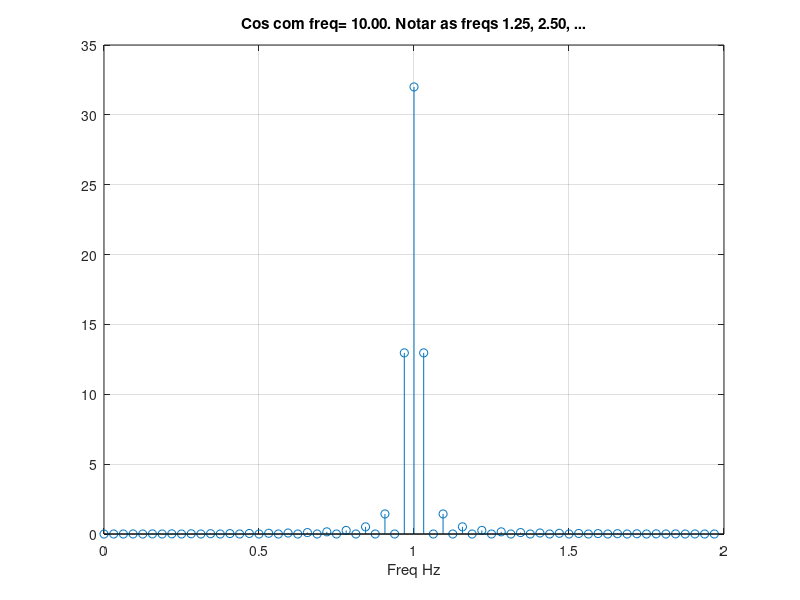

MATLAB code to generate this figure:
clear
close all
clc
%
qNN= 64;
qFs= 20;
n=[0:qNN-1];
bFreq= 0:0.05:(qFs/2);

ktt= ((0:63)')/qFs;
%kff= qFs*( ((0:(qNN-1))')/qNN) ;
kff=2*n/qNN;
for ff= bFreq
    kSs= triang(length(ktt)).*cos(2*pi*ff*ktt);
    %kSs= cos(2*pi*ff*ktt);
    kSsfa= abs(fft(kSs));
    stem(kff, kSsfa); 
    title(sprintf('Cos com freq= %4.2f. Notar as freqs 1.25, 2.50, ...', ff));
    grid  on
    xlabel('Freq Hz');
    pause
end








